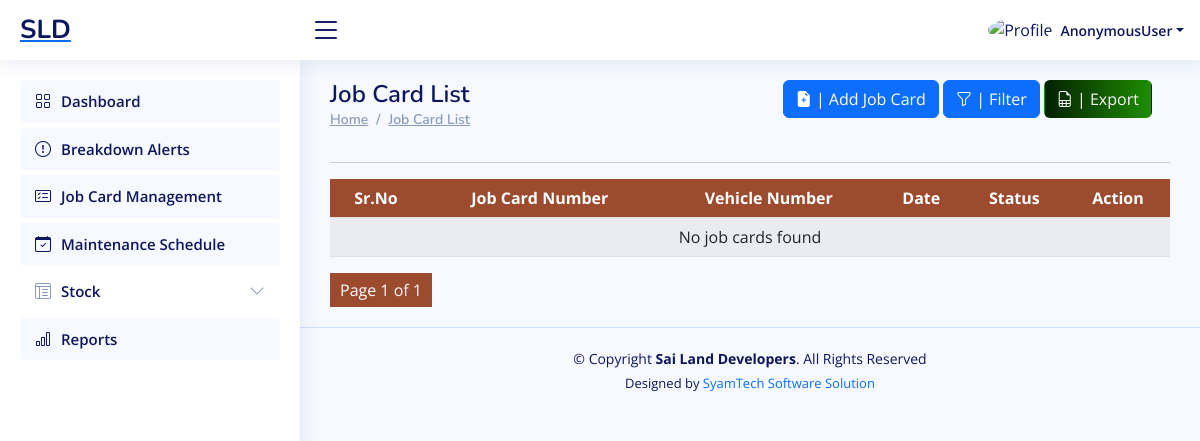
The page /workshop/job_card_list/ on the database as committed earlier.
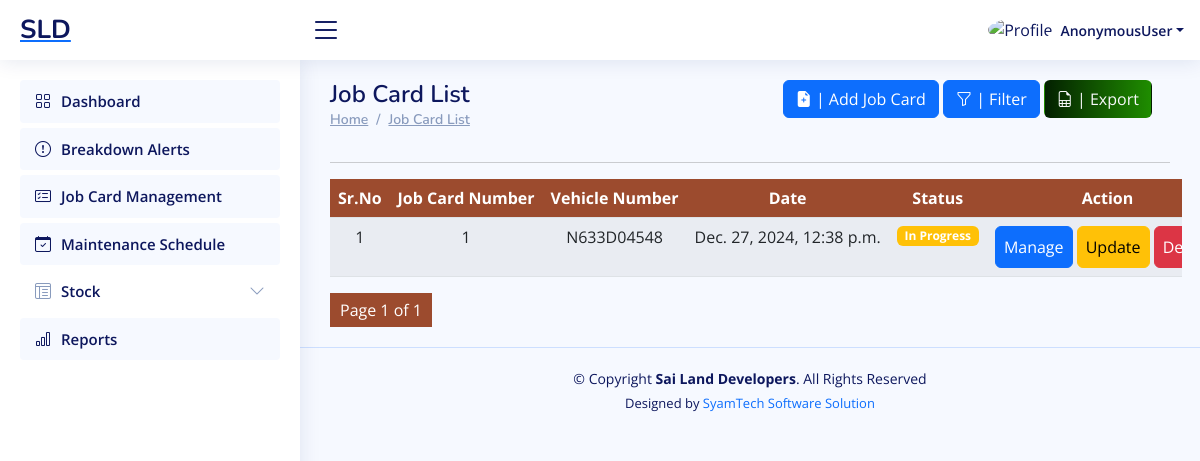
The same page on the database as committed later.
### ERP_Admin/models.py (models this page shows, shortened)
class JobCard(models.Model):
    job_card_number = models.CharField(max_length=20, unique=True, editable=False)
    technician = models.ForeignKey('Technician', related_name='job_cards',  on_delete=models.CASCADE, null=True, blank=True)
    driver= models.ForeignKey('Driver', related_name='job_cards',  on_delete=models.CASCADE, null=True, blank=True)
    date = models.DateTimeField(auto_now_add=True)
    reported_defect = models.TextField()
    completed_action = models.TextField(null=True, blank=True)
    completed_date = models.DateTimeField(auto_now_add=False,auto_now=False,null=True, blank=True)
    party = models.ForeignKey('Party', related_name='job_cards', on_delete=models.SET_NULL, null=True, blank=True)
    vehicle = models.ForeignKey('Vehicle', related_name='job_cards', on_delete=models.CASCADE)
    status = models.CharField(max_length=20, choices=JOB_CARD_STATUS, default='pending')
    labour_cost = models.DecimalField(max_digits=10, decimal_places=2, null=True, blank=True, validators=[MinValueValidator(0)])

class Vehicle(models.Model):
    vehicle_name = models.CharField(max_length=100)
    vehicle_number = models.CharField(max_length=50, unique=True)
    def __str__(self):
        return f"{self.vehicle_name} ({self.vehicle_number})"

### ERP_Workshop/views.py (the view)
# urls.py: path('job_card_list/', views.job_card_list, name='admin_job_card_list'),
def job_card_list(request):
    form = JobCardForm()
    queryset = JobCard.objects.all().order_by('-id')
    filter = JobCardFilter(request.GET, queryset=queryset)
    filtered_job_cards = filter.qs  # Filtered queryset
    paginator = Paginator(filtered_job_cards, 10)  # Show 10 job cards per page.
    page_number = request.GET.get('page')  # Get the page number from the GET request
    page_obj = paginator.get_page(page_number)  # Get the corresponding page object
    filter_params = request.GET.copy()  # Copy the GET parameters
    if 'page' in filter_params:
        del filter_params['page']  # Remove the page parameter if it exists
    return render(request, "workshop_job_card_list.html", {
        'form': form,
        'job_card': page_obj,  # Pass the paginated object to the template
        'filter': filter,  # Pass the filter object for displaying the form
        'filter_params': filter_params.urlencode(),  # Pass the filter parameters for pagination
    })

### ERP_Admin/models.py (called while the page is built)
    def __str__(self):
        return f"{self.driver_name} - {self.user.username}"

    def __str__(self):
        return f"{self.technician_name}"

    def __str__(self):
        return self.business_name

### ERP_Workshop/templates/workshop_job_card_list.html (shortened to what the changed rows need)
{% extends "workshop_base.html" %}
{% load crispy_forms_tags %}
{% block content %}
<main id="main" class="main">
        <div class="row">
            <div class="col-sm-6">
                <div class="pagetitle">
                    <h1>Job Card List</h1>
                </div>
            </div>
        </div>
        <section class="section dashboard">
            <div class="row">
                <div class="col-lg-12">
                    <div class="row">
                        <div class="container" style=" overflow:scroll;">
                            <table id="job_card" class="table table-striped "
                                style="overflow:scroll; width:100%;min-width: max-content;">
                                <thead>
                                    <tr style="background:#9c4b2e;">
                                        <th scope="col" class="text-center text-white">Sr.No</th>
                                        <th scope="col" class="text-center text-white">Job Card Number</th>
                                        <th scope="col" class="text-center text-white">Vehicle Number</th>
                                        <th scope="col" class="text-center text-white">Date</th>
                                        <th scope="col" class="text-center text-white">Status</th>
                                        <th scope="col" class="text-center text-white">Action</th>
                                    </tr>
                                </thead>
                                <tbody>
                                    {% if job_card %}
                                    {% for r in job_card %}
                                    <tr>
                                        <td class="text-center">{{ forloop.counter }}</td>
                                        <td class="text-center">{{ r.job_card_number }}</td>
                                        <td class="text-center">{{ r.vehicle.vehicle_number }}</td>
                                        <td class="text-center">{{ r.date }}</td>
                                        <td class="text-center">
                                            {% if r.status == "pending" %}
                                                <span class="badge bg-danger">Pending</span>
                                            {% elif r.status == "in_progress" %}
                                                <span class="badge bg-warning">In Progress</span>
                                            {% else %}
                                                <span class="badge bg-success">Completed</span>
                                            {% endif %}
                                        </td>
                                        <td>
                                            <center>
                                                <a href="javascript:void(0);" data-url="{% url 'workshop_job_card_item_list' r.id %}" class="btn btn-primary px-2 py-2" onclick="mini_window_1(this)">Manage</a>
                                                <a href="javascript:void(0);" data-url="{% url 'workshop_update_job_card' r.id %}" class="btn btn-warning px-2 py-2" onclick="mini_window_2(this)">Update</a>
                                                <a href="{% url 'workshop_delete_job_card' r.id %}" class="btn btn-danger px-2 py-2" onclick="confirmDelete(this); return false;">Delete</a>
                                            </center>
                                        </td>
                                    </tr>
                                    {% endfor %}
                                    {% else %}
                                    <tr><td colspan="6" class="text-center">No job cards found</td></tr>
                                    {% endif %}
                                </tbody>
                            </table>
                        </div>
                    </div>
                </div>
            </div>
        </section>
</main>
{% endblock content %}

Rows that differ between the two databases and show on the page:
added JobCard: job_card_number "1", vehicle.vehicle_number "N633D04548", date "Dec. 27, 2024, 12:38 p.m.", status "In Progress"
Other text that changed with them:
text no longer shown: "No job cards found"
